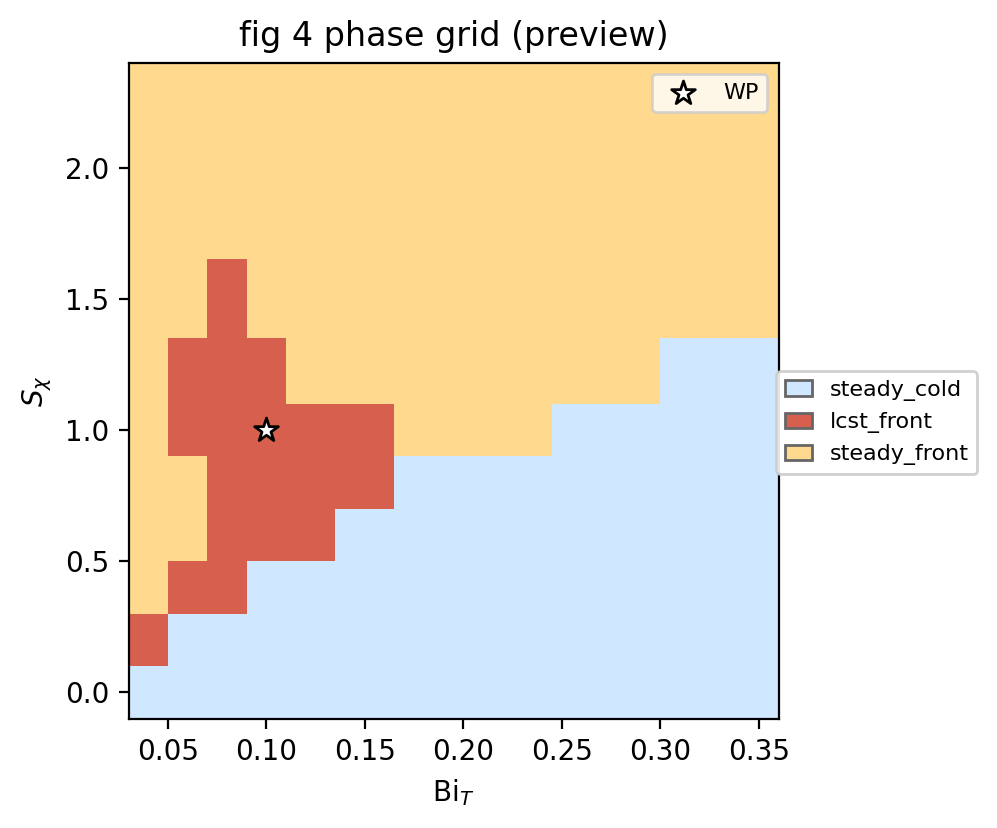

Generate this figure with Python:
"""Quick preview of the fig4 phase grid — coloured regime map only."""
import sys, os
sys.path.insert(0, os.path.join(os.path.dirname(__file__), ".."))

import numpy as np
import matplotlib
matplotlib.use("Agg")
import matplotlib.pyplot as plt
from matplotlib.colors import ListedColormap, BoundaryNorm

from fig4_data import (build_grid, REGIME_NAMES, REG_FAILED, REG_STEADY_COLD,
                       REG_BULK_HOPF, REG_LCST_FRONT, REG_GLOBAL_COLLAPSE,
                       REG_STEADY_COLLAPSED, REG_STEADY_FRONT)
from fig2_data import WORKING_POINT

REG_COLORS = {
    REG_FAILED:           "#888888",
    REG_STEADY_COLD:      "#cfe7ff",
    REG_BULK_HOPF:        "#7fbf7b",
    REG_LCST_FRONT:       "#d6604d",
    REG_GLOBAL_COLLAPSE:  "#762a83",
    REG_STEADY_COLLAPSED: "#3a1f73",
    REG_STEADY_FRONT:     "#fed98e",
}


def main():
    g = build_grid()  # uses cache
    x = g["x"]; y = g["y"]; reg = g["regime"]

    codes = sorted(REG_COLORS.keys())
    cmap = ListedColormap([REG_COLORS[c] for c in codes])
    norm = BoundaryNorm([c - 0.5 for c in codes] + [codes[-1] + 0.5], cmap.N)

    fig, ax = plt.subplots(figsize=(5.0, 4.0))
    fig.subplots_adjust(left=0.13, right=0.78, top=0.95, bottom=0.13)
    im = ax.pcolormesh(x, y, reg, cmap=cmap, norm=norm, shading="nearest")

    ax.scatter([WORKING_POINT["Bi_T"]], [WORKING_POINT["S_chi"]],
               s=80, marker="*", color="white", edgecolor="k",
               linewidth=1.0, zorder=5, label="WP")
    ax.set_xlabel(r"$\mathrm{Bi}_T$")
    ax.set_ylabel(r"$S_\chi$")
    ax.set_title("fig 4 phase grid (preview)")
    ax.legend(loc="upper right", fontsize=8)

    # Legend with regime swatches (only for regimes actually present)
    present = sorted(set(reg.flatten().tolist()))
    handles = []
    for c in present:
        handles.append(plt.Rectangle((0, 0), 1, 1,
                                     facecolor=REG_COLORS[c],
                                     edgecolor="0.4",
                                     label=REGIME_NAMES[int(c)]))
    fig.legend(handles=handles, loc="center right",
               bbox_to_anchor=(0.99, 0.5), fontsize=8,
               framealpha=0.9, handlelength=1.2)

    out = os.path.join(os.path.dirname(__file__), "fig4_grid_preview.png")
    fig.savefig(out, dpi=200, bbox_inches="tight")
    print(f"saved: {out}")


if __name__ == "__main__":
    main()
